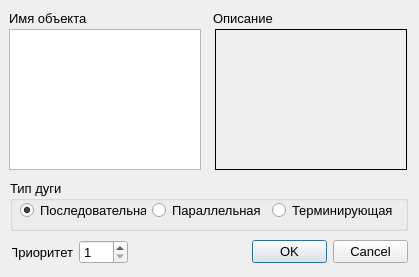
<?xml version="1.0" encoding="UTF-8"?>
<ui version="4.0">
 <class>ArcPropertyDialog</class>
 <widget class="QDialog" name="ArcPropertyDialog">
  <property name="windowModality">
   <enum>Qt::ApplicationModal</enum>
  </property>
  <property name="geometry">
   <rect>
    <x>0</x>
    <y>0</y>
    <width>419</width>
    <height>277</height>
   </rect>
  </property>
  <property name="minimumSize">
   <size>
    <width>419</width>
    <height>277</height>
   </size>
  </property>
  <property name="maximumSize">
   <size>
    <width>419</width>
    <height>277</height>
   </size>
  </property>
  <property name="font">
   <font>
    <pointsize>10</pointsize>
   </font>
  </property>
  <property name="windowTitle">
   <string>Свойства дуги</string>
  </property>
  <property name="windowIcon">
   <iconset resource="resources.qrc">
    <normaloff>:/images/G.png</normaloff>:/images/G.png</iconset>
  </property>
  <property name="modal">
   <bool>true</bool>
  </property>
  <widget class="QDialogButtonBox" name="buttonBox">
   <property name="geometry">
    <rect>
     <x>252</x>
     <y>240</y>
     <width>156</width>
     <height>24</height>
    </rect>
   </property>
   <property name="orientation">
    <enum>Qt::Horizontal</enum>
   </property>
   <property name="standardButtons">
    <set>QDialogButtonBox::Cancel|QDialogButtonBox::Ok</set>
   </property>
  </widget>
  <widget class="QListWidget" name="predicateList">
   <property name="geometry">
    <rect>
     <x>9</x>
     <y>29</y>
     <width>192</width>
     <height>141</height>
    </rect>
   </property>
  </widget>
  <widget class="QLabel" name="descriptionLbl">
   <property name="geometry">
    <rect>
     <x>215</x>
     <y>29</y>
     <width>192</width>
     <height>141</height>
    </rect>
   </property>
   <property name="frameShape">
    <enum>QFrame::Box</enum>
   </property>
   <property name="text">
    <string/>
   </property>
   <property name="textFormat">
    <enum>Qt::PlainText</enum>
   </property>
   <property name="wordWrap">
    <bool>true</bool>
   </property>
  </widget>
  <widget class="QWidget" name="layoutWidget">
   <property name="geometry">
    <rect>
     <x>9</x>
     <y>9</y>
     <width>401</width>
     <height>18</height>
    </rect>
   </property>
   <layout class="QHBoxLayout" name="horizontalLayout">
    <item>
     <widget class="QLabel" name="label">
      <property name="text">
       <string>Имя объекта</string>
      </property>
     </widget>
    </item>
    <item>
     <widget class="QLabel" name="label_2">
      <property name="text">
       <string>Описание</string>
      </property>
     </widget>
    </item>
   </layout>
  </widget>
  <widget class="QGroupBox" name="groupBox">
   <property name="geometry">
    <rect>
     <x>10</x>
     <y>180</y>
     <width>398</width>
     <height>51</height>
    </rect>
   </property>
   <property name="title">
    <string>Тип дуги</string>
   </property>
   <widget class="QWidget" name="layoutWidget">
    <property name="geometry">
     <rect>
      <x>10</x>
      <y>20</y>
      <width>378</width>
      <height>22</height>
     </rect>
    </property>
    <layout class="QHBoxLayout" name="horizontalLayout_3">
     <item>
      <widget class="QRadioButton" name="serialRadioBtn">
       <property name="text">
        <string>Последовательная</string>
       </property>
       <property name="checked">
        <bool>true</bool>
       </property>
      </widget>
     </item>
     <item>
      <widget class="QRadioButton" name="parallelRadioBtn">
       <property name="text">
        <string>Параллельная</string>
       </property>
      </widget>
     </item>
     <item>
      <widget class="QRadioButton" name="terminateRadioBtn">
       <property name="text">
        <string>Терминирующая</string>
       </property>
      </widget>
     </item>
    </layout>
   </widget>
  </widget>
  <widget class="QWidget" name="layoutWidget">
   <property name="geometry">
    <rect>
     <x>12</x>
     <y>240</y>
     <width>116</width>
     <height>24</height>
    </rect>
   </property>
   <layout class="QHBoxLayout" name="horizontalLayout_2">
    <item>
     <widget class="QLabel" name="lblHeight">
      <property name="text">
       <string>Приоритет</string>
      </property>
      <property name="alignment">
       <set>Qt::AlignRight|Qt::AlignTrailing|Qt::AlignVCenter</set>
      </property>
     </widget>
    </item>
    <item>
     <widget class="QSpinBox" name="prioritySpnBox">
      <property name="minimum">
       <number>1</number>
      </property>
      <property name="maximum">
       <number>150</number>
      </property>
      <property name="singleStep">
       <number>1</number>
      </property>
     </widget>
    </item>
   </layout>
  </widget>
 </widget>
 <resources>
  <include location="resources.qrc"/>
 </resources>
 <connections>
  <connection>
   <sender>buttonBox</sender>
   <signal>accepted()</signal>
   <receiver>ArcPropertyDialog</receiver>
   <slot>accept()</slot>
   <hints>
    <hint type="sourcelabel">
     <x>248</x>
     <y>254</y>
    </hint>
    <hint type="destinationlabel">
     <x>157</x>
     <y>274</y>
    </hint>
   </hints>
  </connection>
  <connection>
   <sender>buttonBox</sender>
   <signal>rejected()</signal>
   <receiver>ArcPropertyDialog</receiver>
   <slot>reject()</slot>
   <hints>
    <hint type="sourcelabel">
     <x>316</x>
     <y>260</y>
    </hint>
    <hint type="destinationlabel">
     <x>286</x>
     <y>274</y>
    </hint>
   </hints>
  </connection>
 </connections>
</ui>
